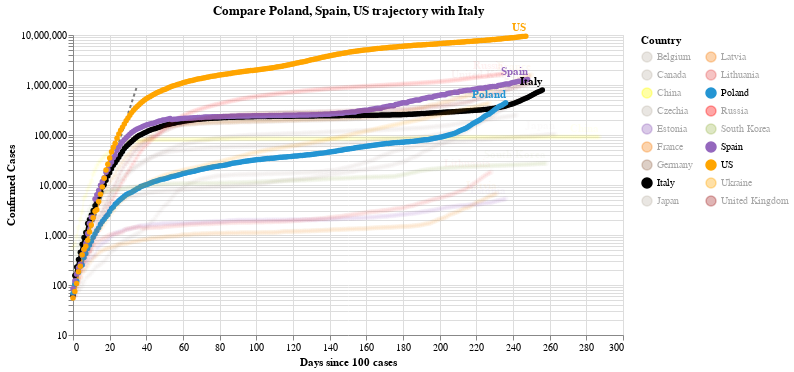

The cell this chart's notebook holds for it:
### Code cell
#hide_input
chart2 = make_since_chart(dff2, ['Poland', 'Spain', 'US'], baseline_countries)
chart2

### Figure 1 — Vega-Lite specification as saved in the notebook (floating-point values rounded to 4 significant figures; data arrays with more than 128 entries replaced by an {"elided": "..."} marker saying what was removed)
{"config": {"view": {"continuousWidth": 400, "continuousHeight": 300}}, "layer": [{"data": {"name": "data-628230001892d6798b50651be41d1b3e"}, "mark": {"type": "line", "color": "black", "opacity": 0.5, "strokeDash": [3, 3]}, "encoding": {"x": {"type": "quantitative", "field": "Days since 100 cases"}, "y": {"type": "quantitative", "field": "Confirmed Cases"}}}, {"data": {"name": "data-26b77d6ebbfeb12e05f1ee7c1dc67ef4"}, "mark": {"type": "line", "point": true}, "encoding": {"color": {"type": "nominal", "field": "Country", "legend": {"columns": 2}, "scale": {"domain": ["Belgium", "Canada", "China", "Czechia", "Estonia", "France", "Germany", "Italy", "Japan", "Latvia", "Lithuania", "Poland", "Russia", "South Korea", "Spain", "US", "Ukraine", "United Kingdom"], "range": ["#C1B7AD", "#C1B7AD", "yellow", "#C1B7AD", "#9467bd", "#F58518", "#9D755D", "black", "#C1B7AD", "#F58518", "#E45756", "#2495D3", "red", "#A1BA59", "#9467bd", "orange", "orange", "brown"]}}, "opacity": {"condition": {"value": 1, "selection": "selector004"}, "value": 0.05}, "tooltip": [{"type": "nominal", "field": "Country"}, {"type": "temporal", "field": "Date"}, {"type": "quantitative", "field": "Confirmed Cases"}, {"type": "quantitative", "field": "Days since 100 cases"}], "x": {"type": "quantitative", "field": "Days since 100 cases"}, "y": {"type": "quantitative", "field": "Confirmed Cases", "scale": {"type": "log"}}}, "selection": {"selector004": {"type": "multi", "fields": ["Country"], "bind": "legend", "init": [{"Country": "Poland"}, {"Country": "Spain"}, {"Country": "US"}, {"Country": "Italy"}]}}, "width": 550}, {"data": {"name": "data-26b77d6ebbfeb12e05f1ee7c1dc67ef4"}, "mark": {"type": "text", "align": "right", "dy": -8, "fontWeight": "bold"}, "encoding": {"color": {"type": "nominal", "field": "Country", "legend": {"columns": 2}, "scale": {"domain": ["Belgium", "Canada", "China", "Czechia", "Estonia", "France", "Germany", "Italy", "Japan", "Latvia", "Lithuania", "Poland", "Russia", "South Korea", "Spain", "US", "Ukraine", "United Kingdom"], "range": ["#C1B7AD", "#C1B7AD", "yellow", "#C1B7AD", "#9467bd", "#F58518", "#9D755D", "black", "#C1B7AD", "#F58518", "#E45756", "#2495D3", "red", "#A1BA59", "#9467bd", "orange", "orange", "brown"]}}, "opacity": {"condition": {"value": 1, "selection": "selector004"}, "value": 0.05}, "text": {"type": "nominal", "field": "Country"}, "tooltip": [{"type": "nominal", "field": "Country"}, {"type": "temporal", "field": "Date"}, {"type": "quantitative", "field": "Confirmed Cases"}, {"type": "quantitative", "field": "Days since 100 cases"}], "x": {"type": "quantitative", "field": "Days since 100 cases"}, "y": {"type": "quantitative", "field": "Confirmed Cases", "scale": {"type": "log"}}}, "transform": [{"filter": "(datum['Date'] >= 1604448000000)"}], "width": 550}], "title": "Compare Poland, Spain, US trajectory with Italy", "$schema": "https://vega.github.io/schema/vega-lite/v4.8.1.json", "datasets": {"data-628230001892d6798b50651be41d1b3e": [{"Days since 100 cases": 0, "Confirmed Cases": 100.0}, {"Days since 100 cases": 1, "Confirmed Cases": 130.0}, {"Days since 100 cases": 2, "Confirmed Cases": 169.0}, {"Days since 100 cases": 3, "Confirmed Cases": 219.7}, {"Days since 100 cases": 4, "Confirmed Cases": 285.6}, {"Days since 100 cases": 5, "Confirmed Cases": 371.3}, {"Days since 100 cases": 6, "Confirmed Cases": 482.7}, {"Days since 100 cases": 7, "Confirmed Cases": 627.5}, {"Days since 100 cases": 8, "Confirmed Cases": 815.7}, {"Days since 100 cases": 9, "Confirmed Cases": 1060.0}, {"Days since 100 cases": 10, "Confirmed Cases": 1379.0}, {"Days since 100 cases": 11, "Confirmed Cases": 1792.0}, {"Days since 100 cases": 12, "Confirmed Cases": 2330.0}, {"Days since 100 cases": 13, "Confirmed Cases": 3029.0}, {"Days since 100 cases": 14, "Confirmed Cases": 3937.0}, {"Days since 100 cases": 15, "Confirmed Cases": 5119.0}, {"Days since 100 cases": 16, "Confirmed Cases": 6654.0}, {"Days since 100 cases": 17, "Confirmed Cases": 8650.0}, {"Days since 100 cases": 18, "Confirmed Cases": 11250.0}, {"Days since 100 cases": 19, "Confirmed Cases": 14620.0}, {"Days since 100 cases": 20, "Confirmed Cases": 19000.0}, {"Days since 100 cases": 21, "Confirmed Cases": 24710.0}, {"Days since 100 cases": 22, "Confirmed Cases": 32120.0}, {"Days since 100 cases": 23, "Confirmed Cases": 41750.0}, {"Days since 100 cases": 24, "Confirmed Cases": 54280.0}, {"Days since 100 cases": 25, "Confirmed Cases": 70560.0}, {"Days since 100 cases": 26, "Confirmed Cases": 91730.0}, {"Days since 100 cases": 27, "Confirmed Cases": 119300.0}, {"Days since 100 cases": 28, "Confirmed Cases": 155000.0}, {"Days since 100 cases": 29, "Confirmed Cases": 201500.0}, {"Days since 100 cases": 30, "Confirmed Cases": 262000.0}, {"Days since 100 cases": 31, "Confirmed Cases": 340600.0}, {"Days since 100 cases": 32, "Confirmed Cases": 442800.0}, {"Days since 100 cases": 33, "Confirmed Cases": 575600.0}, {"Days since 100 cases": 34, "Confirmed Cases": 748300.0}, {"Days since 100 cases": 35, "Confirmed Cases": 972800.0}], "data-26b77d6ebbfeb12e05f1ee7c1dc67ef4": {"elided": "4443 records"}}}
